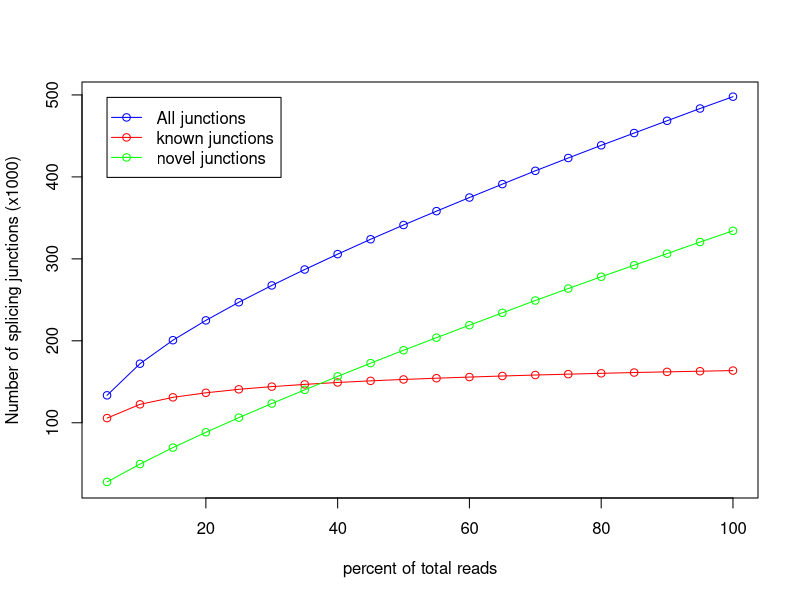

Write the R code that produced this figure.
pdf('CF50160.junctionSaturation_plot.pdf')
x=c(5,10,15,20,25,30,35,40,45,50,55,60,65,70,75,80,85,90,95,100)
y=c(105676,122487,131023,136570,140827,144101,146833,149176,151136,152857,154365,155769,157072,158250,159303,160322,161286,162106,162905,163683)
z=c(133486,172099,200739,224939,247045,267576,286997,305763,323890,341321,358224,374827,391203,407425,423078,438533,453513,468488,483444,497906)
w=c(27810,49612,69716,88369,106218,123475,140164,156587,172754,188464,203859,219058,234131,249175,263775,278211,292227,306382,320539,334223)
m=max(163,497,334)
n=min(105,133,27)
plot(x,z/1000,xlab='percent of total reads',ylab='Number of splicing junctions (x1000)',type='o',col='blue',ylim=c(n,m))
points(x,y/1000,type='o',col='red')
points(x,w/1000,type='o',col='green')
legend(5,497, legend=c("All junctions","known junctions", "novel junctions"),col=c("blue","red","green"),lwd=1,pch=1)
dev.off()
